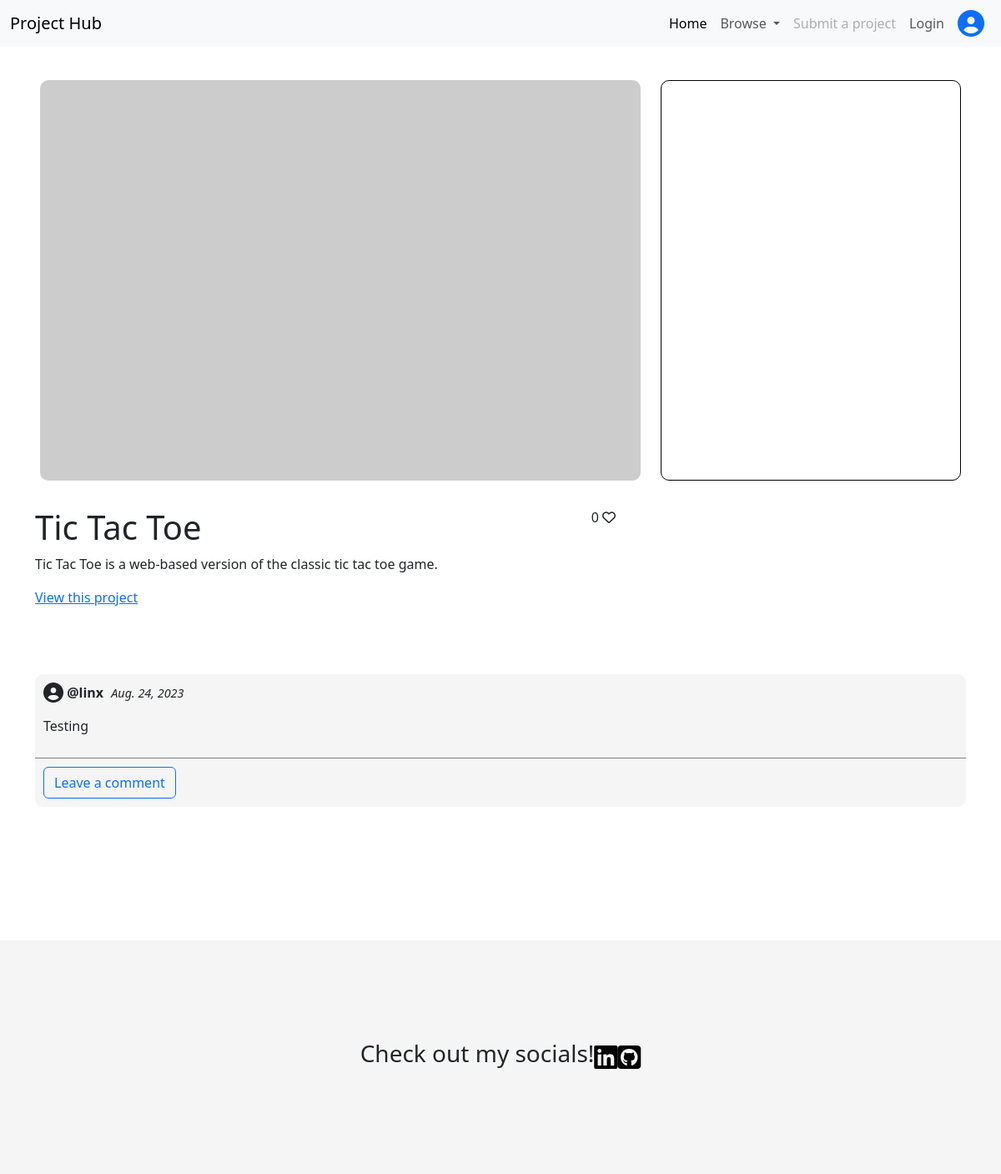
Page /project/tic-tac-toe/ on the committed database.
### hub_main/models.py (models this page shows, shortened)
class Post(models.Model):
    title = models.CharField(max_length=200, blank=False)
    slug = models.SlugField(max_length=200, unique=True)
    author = models.ForeignKey(User, on_delete=models.CASCADE, related_name='project_post')
    Category = models.ForeignKey(Category, on_delete=models.CASCADE, related_name='categories')
    created_on = models.DateField(auto_now_add=True)
    description = models.TextField()
    likes = models.ManyToManyField(User, related_name='liked_posts', null=True, blank=True)
    live_link = models.URLField(blank=False)
    github_repo_link = models.URLField()
    class Meta:
        ordering = ['created_on']
    def number_of_likes(self):
        return self.likes.count()

class Comment(models.Model):
    body = models.TextField()
    user = models.ForeignKey(User, on_delete=models.CASCADE)
    post = models.ForeignKey(Post, on_delete=models.CASCADE, related_name='comments')
    created_on = models.DateField(auto_now_add=True)
    class Meta:
        ordering = ['-created_on']

### hub_main/views.py (the view)
# urls.py: path('project/<slug:slug>/', views.project_details, name='project_details'),
def project_details(request, slug):
    post = get_object_or_404(Post.objects.all(), slug=slug)
    comments = post.comments.all().order_by('created_on')
    liked = False
    if post.likes.filter(id=request.user.id).exists():
        liked = True
    context = {
        'post' : post,
        'comments' : comments,
        'liked' : liked,
        'author' : post.author
    }
    return render(request, 'project_details.html', context)

### hub_main/templates/project_details.html
{% extends "base.html" %}
{% block content %}
<section>
    <div class="container">
        <div class="image-profile">
            <div class="project-image">
                <img src="https://picsum.photos/500" alt="">
            </div>
            <div class="profile-section">
            </div>
        </div>
        <div class="project-data">
            <div class="project-info">
                <h1>{{ post.title }}</h1>
                <p>{{ post.description }}</p>
                <a href="{{ post.live_link }}" target="_blank">View this project</a>
            </div>
            <div class="likes">
                <span>{{ post.number_of_likes }}</span>
                <i class="fa-regular fa-heart"></i>
            </div>
        </div>
    </div>
</section>
<div class="container">
    <div class="comment-section">
        {% for comment in comments %}
            <div class="comment">
                <i class="fa-solid fa-circle-user fa-xl"></i>
                <span class="comment-author"><strong>@{{ comment.user }}</strong></span>
                <span class="comment-date"><em>{{ comment.created_on }}</em></span>
                <p class="comment-body">{{ comment.body | linebreaks }}</p>
            </div>
        {% endfor %}
        <a href="#" class="btn btn-outline-primary">Leave a comment</a>
    </div>
</div>
{% endblock %}

### hub_main/static/hub_main/css/styles.css (style rules this page uses)
* { margin: 0; padding: 0; box-sizing: border-box; }
.image-profile { display: flex; justify-content: center; }
.project-image { margin-top: 5vh; width: 60vw; border-radius: 10px; overflow: hidden; }
.project-image img { width: 100%; height: 60vh; object-fit: cover; }
.profile-section { margin-top: 5vh; margin-left: 2vw; width: 30vw; border: 1px solid black; border-radius: 10px; height: 60vh; }
.project-data { margin-top: 4vh; display: flex; justify-content: space-between; width: 58vw; }
.comment-section { margin-top: 10vh; background-color: whitesmoke; border-radius: 10px; }
.comment-section a { margin: 10px; }
.comment { padding: 10px; border-bottom: 1px solid gray; }
.comment-date { padding-left: 5px; font-size: 0.9em; }

### rows in the picture
Post: title "Tic Tac Toe", description "Tic Tac Toe is a web-based version of the classic tic tac toe game.", number_of_likes "0"
Comment: user "linx", created_on "Aug. 24, 2023", body "Testing"
